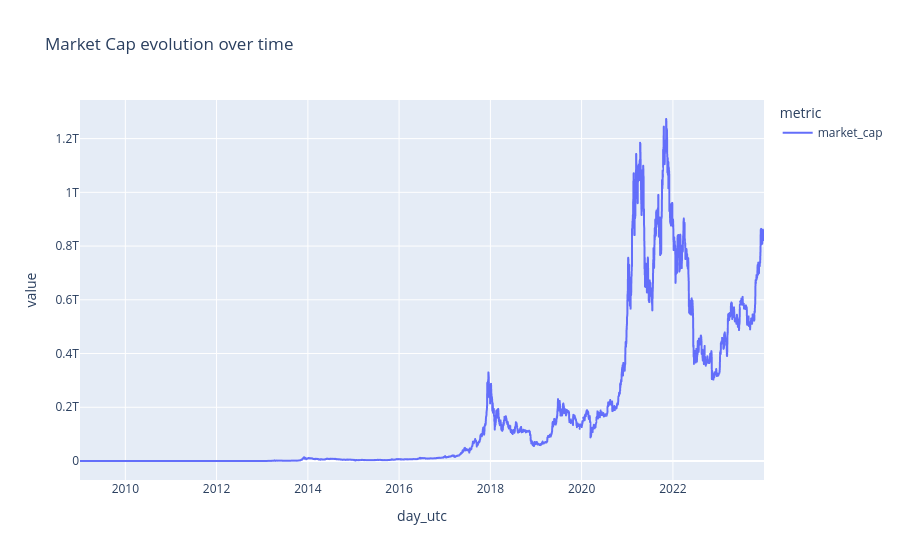

Notebook code for this chart:
### Code cell
px.line(cap_df.to_pandas(), x='day_utc', y='value', color='metric', title='Market Cap evolution over time')

### Figure 1 — Plotly figure (JSON) as saved in the notebook; plotly's stock layout.template omitted (floating-point values rounded to 4 significant figures; data arrays with more than 128 entries replaced by an {"elided": "..."} marker saying what was removed)
{"data": [{"hovertemplate": "metric=market_cap<br>day_utc=%{x}<br>value=%{y}<extra></extra>", "legendgroup": "market_cap", "line": {"color": "#636efa", "dash": "solid"}, "marker": {"symbol": "circle"}, "mode": "lines", "name": "market_cap", "showlegend": true, "type": "scattergl", "x": {"elided": "5471 str values"}, "xaxis": "x", "y": {"elided": "5471 float values"}, "yaxis": "y"}], "layout": {"legend": {"title": {"text": "metric"}, "tracegroupgap": 0}, "title": {"text": "Market Cap evolution over time"}, "xaxis": {"anchor": "y", "domain": [0, 1], "title": {"text": "day_utc"}}, "yaxis": {"anchor": "x", "domain": [0, 1], "title": {"text": "value"}}}}
